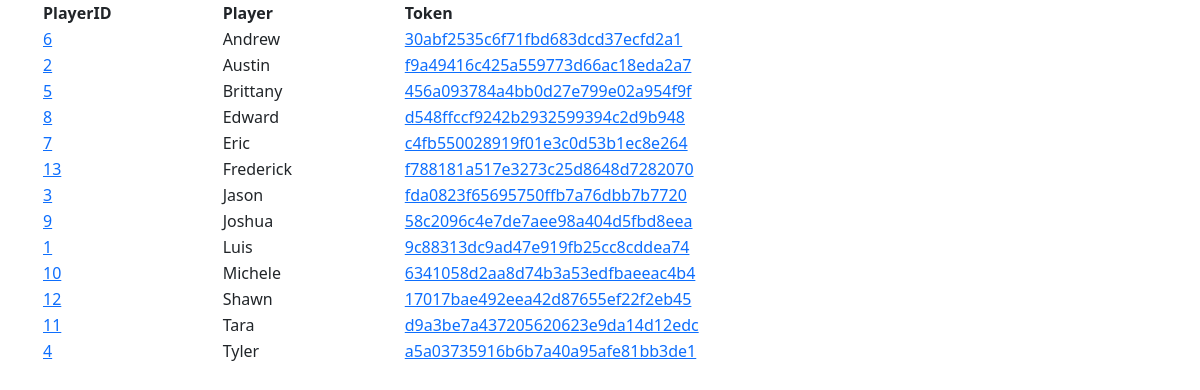
The page /players on the database its author committed.
### models.py (models this page shows, shortened)
class Player(db.Model):
    id = mapped_column(Integer, primary_key=True)
    name = mapped_column(String)
    token = mapped_column(String)
    scores = relationship("Score", back_populates="player")

### app.py (the view)
@app.route("/players")
def table_players():
    stmt = db.select(Player).order_by(Player.name)
    data = db.session.execute(stmt)
    results = data.scalars()
    return render_template("table.html", players=results)

### templates/table.html
{% extends "base.html" %}
{% block content %}
<table style = "width:100%">
    <tr>
        <th>PlayerID</th>
        <th>Player</th>
        <th>Token</th>
    </tr>
    {% for i in players %}
        <tr>
            <td><a href="{{ url_for('single_player', player_id=i.id) }}">{{ i.id }}</a></td>
            <td>{{ i.name }}</td>
            <td><a href="{{ url_for('refresh_token', player_id=i.id) }}">{{ i.token }}</a></td>
        </tr>
    {% endfor %}
</table>
{% endblock %}

### templates/base.html (shortened to what this page needs)
<!doctype html>
<html lang="en">
  <head>
    <link href="https://cdn.jsdelivr.net/npm/bootstrap@5.3.2/dist/css/bootstrap.min.css" rel="stylesheet">
  </head>
  <body>
    <div class="container">
        {% block content %}
        {% endblock %}
    </div>
  </body>
</html>

### rows shown on the page
Player: id "6", name "Andrew", token "30abf2535c6f71fbd683dcd37ecfd2a1"
Player: id "2", name "Austin", token "f9a49416c425a559773d66ac18eda2a7"
Player: id "5", name "Brittany", token "456a093784a4bb0d27e799e02a954f9f"
Player: id "8", name "Edward", token "d548ffccf9242b2932599394c2d9b948"
Player: id "7", name "Eric", token "c4fb550028919f01e3c0d53b1ec8e264"
Player: id "13", name "Frederick", token "f788181a517e3273c25d8648d7282070"
Player: id "3", name "Jason", token "fda0823f65695750ffb7a76dbb7b7720"
Player: id "9", name "Joshua", token "58c2096c4e7de7aee98a404d5fbd8eea"
Player: id "1", name "Luis", token "9c88313dc9ad47e919fb25cc8cddea74"
Player: id "10", name "Michele", token "6341058d2aa8d74b3a53edfbaeeac4b4"
Player: id "12", name "Shawn", token "17017bae492eea42d87655ef22f2eb45"
Player: id "11", name "Tara", token "d9a3be7a437205620623e9da14d12edc"
Player: id "4", name "Tyler", token "a5a03735916b6b7a40a95afe81bb3de1"
